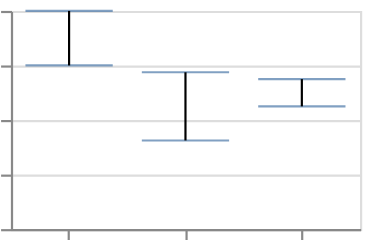

Specify this chart in Vega-Lite:
### Vega-Lite specification from a JSON file in a GitHub repository (floating-point values rounded to 4 significant figures)
{"$schema": "https://vega.github.io/schema/vega-lite/v6.json", "padding": 5, "autosize": "none", "data": {"values": [{"c": "A", "g": "p", "x": 1, "v": 5, "lo": 3, "hi": 8, "e": 1.5, "t": "2024-01-15"}, {"c": "A", "g": "q", "x": 2, "v": 9, "lo": 6, "hi": 12, "e": 2, "t": "2024-02-20"}, {"c": "B", "g": "p", "x": 3, "v": 2, "lo": 1, "hi": 4, "e": 0.5, "t": "2024-03-05"}, {"c": "B", "g": "q", "x": 4, "v": 7, "lo": 5, "hi": 10, "e": 1, "t": "2024-05-30"}, {"c": "C", "g": "p", "x": 5, "v": 4, "lo": 2, "hi": 6, "e": 0.7, "t": "2024-07-11"}, {"c": "C", "g": "q", "x": 6, "v": 6, "lo": 4, "hi": 9, "e": 1.2, "t": "2024-09-02"}]}, "width": 160, "height": 100, "mark": {"type": "errorbar", "extent": "iqr", "ticks": true}, "encoding": {"x": {"field": "c", "type": "nominal"}, "y": {"field": "v", "type": "quantitative"}}}
